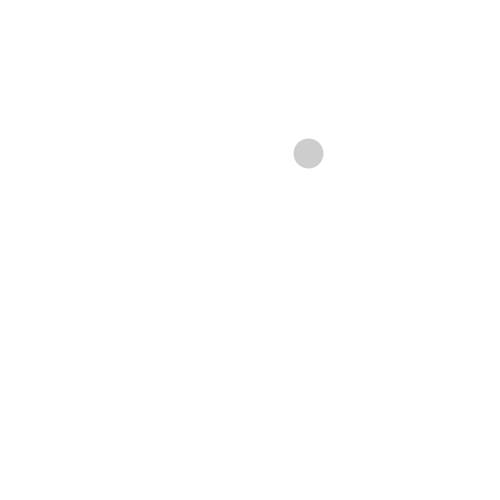
Frame 1 (no input)
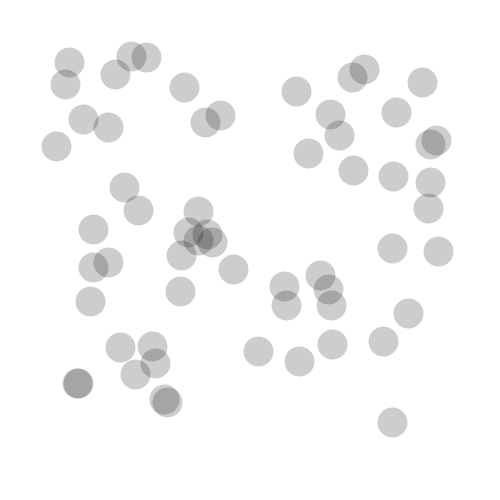
Frame 60 (the mouse pressed at the canvas centre just before this capture)
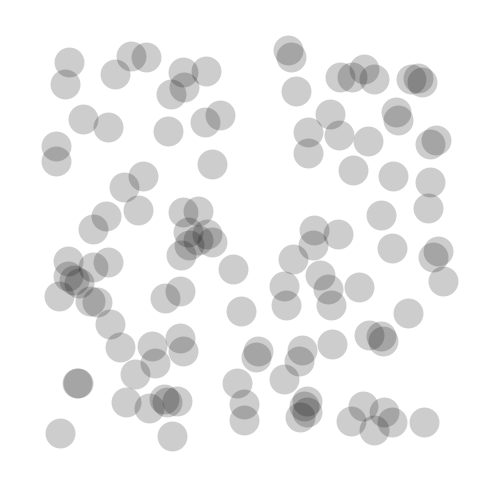
Frame 120 (the mouse held since frame 60 and released just before this capture)

The Processing sketch that drew these frames (run headless with seeded random() and noise(); from frame 60 on, the mouse is pressed at the canvas centre):

// Processing sketch: chaosLinii
// ── chaosLinii.pde
void setup()
{
  size(500, 500);
  strokeWeight(30);
  stroke(0, 50);
  background(255);
}

void draw()
{
  float x = random(50, 450);
  float y = random(50, 450);
  point(x,y); 
}
